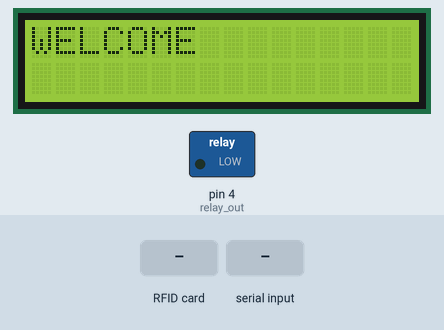
Bench run of a sketch on a simulated Arduino Uno, built with avr-gcc and run on an emulated ATmega328P. Shown: 16×2 character LCD, switched loads named in the sketch (green lamp = pin HIGH). Inputs (shaded band) come from the test bench. EEPROM starts erased; pins used as bus, display or sensor lines are not drawn; what the sketch prints to the serial monitor is not drawn.

Above: at 1.3 s.
1.4 s: RFID card 49 4E B4 99 held to the reader
At 2.8 s:
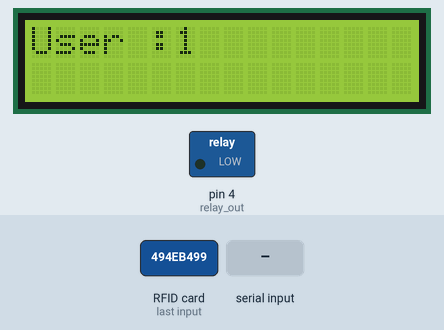
3.2 s: "R90\n" received over Serial
At 4.1 s:
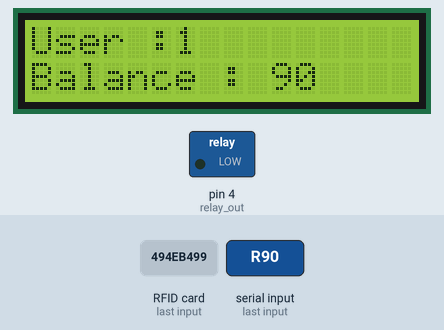
6.3 s: RFID card B9 77 AC B2 held to the reader
At 7.3 s:
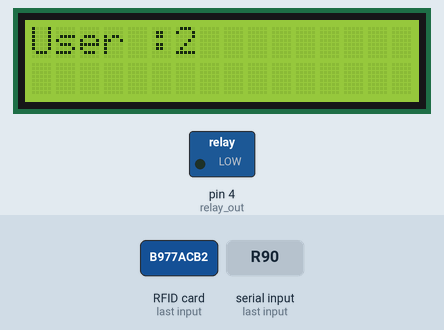
8.9 s: RFID card 49 CD B3 B2 held to the reader
At 9.9 s:
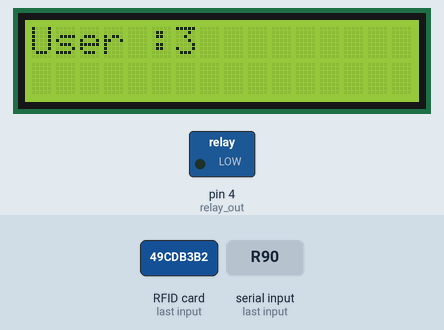
10.5 s: "R,45\n" received over Serial
At 13.9 s:
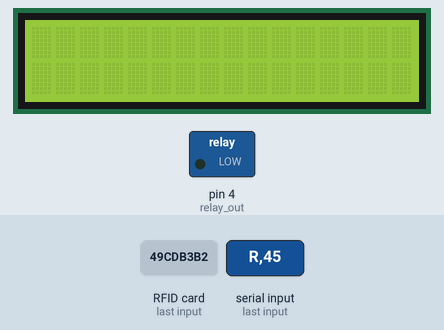
Timing chart, 0 to 14.6 s (numbered marks = the images above; inputs shaded):
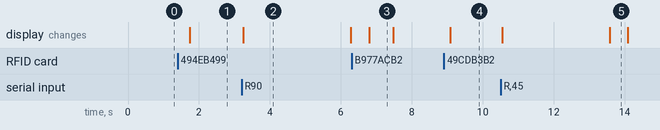

The sketch:

RFID_based_charging_station.ino
```cpp
#include <LiquidCrystal_I2C.h>
#include <SPI.h>
#include <MFRC522.h>
#include <EEPROM.h>


#define SS_PIN 10
#define RST_PIN 9
#define relay_out 4


MFRC522 mfrc522(SS_PIN, RST_PIN);   // Create MFRC522 instance.
LiquidCrystal_I2C lcd(0x3F, 16, 2);


String card_id_1 = "494eb499";
String card_id_2 = "b977acb2";
String card_id_3 = "49cdb3b2";
String card_id_4 = "b935afb2";
int user = 0;
char data;


void setup()
{
  lcd.begin();
  pinMode(relay_out,OUTPUT);
  Serial.begin(9600);   // Initiate a serial communication
  SPI.begin();      // Initiate  SPI bus
  mfrc522.PCD_Init();   // Initiate MFRC522
  for(int k=0;k<5;k++)
  {
    EEPROM.write(k,0);
  }
  Serial.println("Approximate your card to the reader...");
  Serial.println();


}


void loop()
{
   lcd.setCursor(0,0);
   int value = 0;
   get_card();
   if (user > 0)
   {
      lcd.clear();
      lcd.print("User :");
      lcd.print(user);
      lcd.setCursor(0,1);
      Serial.println("Press R to recharge card \nPress W to activate wireless charging\nPress X to exit.");
      transaction(user);
   }
   user = 0;
   delay(500);
}


void get_card()
{
  lcd.print("WELCOME");
  if(!mfrc522.PICC_IsNewCardPresent())
  {
   return;
  }
  // Select one of the cards
  if (!mfrc522.PICC_ReadCardSerial())
  {
    return ;
  }
   String content= "";
    byte letter;
    for (byte i = 0; i < mfrc522.uid.size; i++)
   {
     //Serial.print(mfrc522.uid.uidByte[i] < 0x10 ? " 0" : " ");
     //Serial.print(mfrc522.uid.uidByte[i], HEX);
     content.concat(String(mfrc522.uid.uidByte[i] < 0x10 ? " 0" : " "));
     content.concat(String(mfrc522.uid.uidByte[i], HEX));
   }
   content.replace(" ","");
   Serial.print("UID tag :");
   Serial.println(content);
   comp(content);
}


void comp(String x)
{
  if(x == card_id_1)
  {
    Serial.println("User 1");
    user = 1;
    return;
  }
  else if(x == card_id_2)
  {
    Serial.println("User 2");
    user = 2;
    return;
  }
  else if(x == card_id_3)
  {
    Serial.println("User 3");
    user = 3;
    return;
  }
   else if(x == card_id_4)
  {
    Serial.println("User 4");
    user = 4;
    return;
  }
  else
  {
    Serial.println("User not found.");
    user = 0;
    return;
  }
}


void transaction(int user_id)
{
label0:if(Serial.available())
  {
    data = Serial.read();
    Serial.print("Data entered is : ");
    Serial.println(data);
    if(data == 'X')
    {
      Serial.println("Exited.");
    }
    else if(data == 'R')
    {
      Serial.println("The maximum balance is 255.\nEnter recharge amount:");
      label1:if(Serial.available())
      {
        int temp = 0;
        int amount = Serial.parseInt();
        int value = EEPROM.read(user_id);
        if(value + amount > 255)
        {
          temp = 255;
          Serial.println("Capped at max loadable amount.");
        }
        else
        {
          temp = value+amount;
        }
        EEPROM.write(user_id,temp);
        Serial.print("The balance amount is :");
        int balance = EEPROM.read(user_id);
        Serial.println(balance);
        lcd.print("Balance : ");
        lcd.print(balance);
        delay(3000);
        lcd.clear();
       }
       else
       {
        goto label1;
       }
     }
     else if(data == 'W')
     {
        Serial.println("Entered the time to be charged:");
        label2:if(Serial.available())
        {
          int charging_time = Serial.parseInt();
          int value = EEPROM.read(user_id);
          if(value - charging_time < 0)
          {
            Serial.println("Insufficient amount , Kindly recharge.");
          }
          else
          {
            Serial.println("Successfull transaction.");
            int temp = value - charging_time;
            Serial.print("Available balance : ");
            Serial.println(temp);
            lcd.print("Balance : ");
            lcd.print(temp);
            delay(3000);
            lcd.clear();
            EEPROM.write(user_id,temp);
            Serial.println("Opening ...");
            digitalWrite(relay_out,HIGH);
            delay(2000);
            Serial.println("Closing..");
            digitalWrite(relay_out,LOW);
            delay(2000);
          }
        }
        else
        {
          goto label2;
        }
      }
      else
      {
        Serial.println("Invalid Input");
      }
   }
   else
   {
    goto label0;
   }
   admin();
}

void admin()
{
  for(int j=1;j<5;j++)
  {
    Serial.print("User : ");
    Serial.print(j);
    Serial.print(" , Balance :");
    int finl = EEPROM.read(j);
    Serial.println(finl);
  }
}
```

Measured:
- after the input at 1.4 s, the display: changes after 0.35 s (image 1)
- after the input at 3.2 s, the display: changes after 0.05 s (image 2)
- after the input at 6.3 s, the display: changes after 0.50 s (image 3)
- after the input at 8.9 s, the display: changes after 0.19 s (image 4)
- after the input at 10.5 s, the display: first changes after 0.05 s (image 5 shows a later state)
- what the display in image 2 shows lasts 3.1 s, from 3.2 s to 6.3 s
- what the display in image 3 shows lasts 0.7 s, from 6.8 s to 7.5 s
